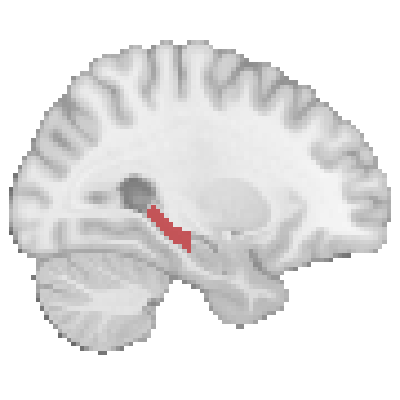
%> input picture NeurWEM_CN/prelim_fmri/figures/mst/icons/roi_HCpost.png, 400 x 400 px
$ octave --eval "make_roi_2x2;"   (GNU Octave 9; MATLAB toolbox functions it lacks are replaced by stand-ins)
%> lines starting %> are read from the running program, lines starting %| are printed output that depends on the picture
function make_roi_2x2()
% MAKE_ROI_2X2  One house-style vector PDF per ROI from the condition-level 2x2 GLM.
% GLM: MST condition x accuracy 2x2 (old+similar [EM] vs novel  x  correct vs incorrect),
%      condition-level first-level betas (NOT LS-S single-trial), N=7.
% Each figure: region name > anatomical icon > correct vs incorrect bars, per-subject
% dots + mean crossbar; bracket = correct > incorrect (one-tailed paired t).
% Source: m3_roi.mat (fields <roi>_em_c, <roi>_em_i per subject).
here=fileparts(mfilename('fullpath')); S=load(fullfile(here,'m3_roi.mat'));

% ROI: posterior hippocampus
roi_panel(S,here,'HC_post','Posterior hippocampus','roi_HCpost');

% ROI: angular gyrus
roi_panel(S,here,'Angular','Angular gyrus','roi_Angular');

% ROI: precuneus
roi_panel(S,here,'Precuneus','Precuneus','roi_Precuneus');

% ROI: visual cortex
roi_panel(S,here,'Visual','Visual cortex','roi_Visual');
end

function roi_panel(S,here,roi,roilab,icon)
%> called with roi = 'HC_post', roilab = 'Posterior hippocampus', icon = 'roi_HCpost'
N=numel(S.subs); INK=[0.149 0.149 0.184]; CORR=[0.768 0.306 0.321]; INC=[0.357 0.561 0.788]; GREY=[0.72 0.72 0.76];
ec=S.([roi '_em_c'])(:); ei=S.([roi '_em_i'])(:); dat={ec,ei}; x=[1 2]; col=[CORR;INC];
f=figure('Color','w','Units','inches','Position',[1 1 4.4 4.8]);
ip=fullfile(here,'icons',[icon '.png']);
if isfile(ip), ia=axes(f,'Position',[0.30 0.70 0.40 0.20]); imshow(imread(ip),'Parent',ia); axis(ia,'image','off'); end
ax=axes(f,'Position',[0.17 0.14 0.78 0.50]); hold(ax,'on'); set(ax,'FontName','Helvetica','FontSize',10.5);
for k=1:2
    v=dat{k}; rng(round(x(k)*7)); jit=(rand(N,1)-0.5)*0.22;
    scatter(ax,x(k)+jit,v,28,col(k,:),'filled','MarkerEdgeColor','none','MarkerFaceAlpha',0.85);
    plot(ax,[x(k)-0.28 x(k)+0.28],[mean(v) mean(v)],'-','Color',INK,'LineWidth',2.0);
end
yline(ax,0,':','Color',GREY,'LineWidth',0.8);
d=ec-ei; t=mean(d)/(std(d)/sqrt(N)); p=1-tcdf(t,N-1);
allv=[ec;ei]; dmin=min(allv); dmax=max(allv); yr=dmax-dmin; yy=dmax+0.11*yr;
plot(ax,[1 1 2 2],[yy-0.025*yr yy yy yy-0.025*yr],'-','Color',INK,'LineWidth',0.8);
if p<0.001, pt='p < .001'; else, pt=sprintf('p = %.3f',p); end
text(ax,1.5,yy+0.01*yr,pt,'HorizontalAlignment','center','VerticalAlignment','bottom','FontName','Helvetica','FontSize',9.5,'Color',INK);
tk=niceticks(dmin,dmax,5);
ax.XTick=x; ax.XTickLabel={'correct','incorrect'}; ax.YTick=tk;
xlim(ax,[0.4 2.6]); ylim(ax,[min(dmin,tk(1))-0.06*yr max(dmax+0.40*yr, tk(end)+0.01*yr)]);
title(ax,roilab,'FontName','Helvetica','FontWeight','normal','FontSize',13);
ylabel(ax,'parameter estimate (\beta)','FontName','Helvetica','FontSize',11);
box(ax,'off'); ax.TickLength=[0 0]; ax.XColor=INK; ax.YColor=INK; ax.LineWidth=0.8;
%> after `ax.LineWidth=0.8`:
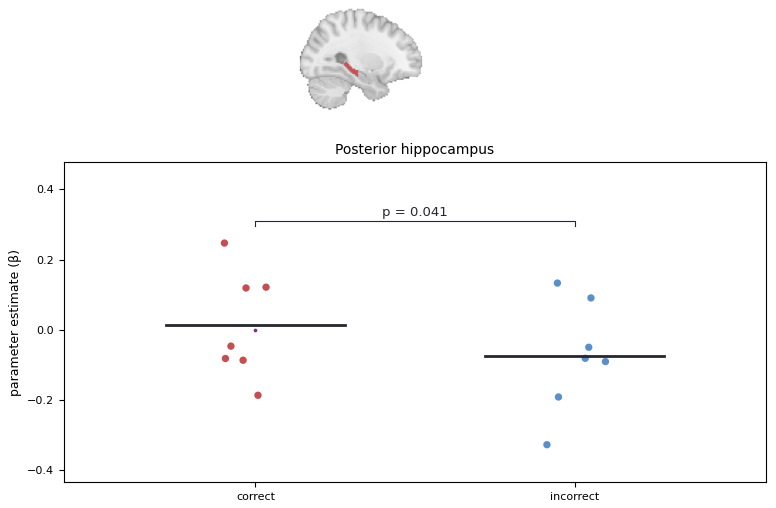
%> figure redrawn from the program's plot data, 2 panels
exportgraphics(f,fullfile(here,sprintf('fig_%s_2x2.pdf',lower(roi))),'ContentType','vector');
close(f);
end

function tk=niceticks(dmin,dmax,n)
raw=(dmax-dmin)/(n-1); mag=10^floor(log10(raw)); cand=[1 2 2.5 5 10]*mag;
step=cand(find(cand>=raw,1)); lo=floor(dmin/step)*step; tk=lo+step*(0:n-1);
if tk(end)<dmax, step=cand(find(cand>=(dmax-dmin)/(n-1)*1.5,1)); lo=floor(dmin/step)*step; tk=lo+step*(0:n-1); end
end
%> call 2 of roi_panel, with roi = 'Angular', roilab = 'Angular gyrus', icon = 'roi_Angular'
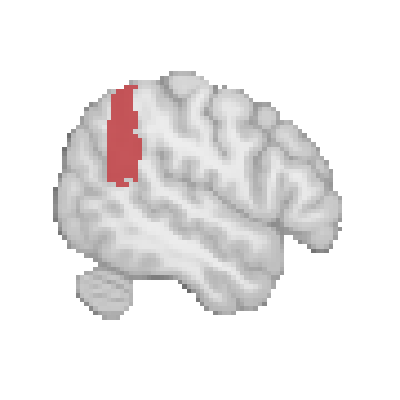
%> input picture NeurWEM_CN/prelim_fmri/figures/mst/icons/roi_Angular.png, 400 x 400 px
%> in roi_panel (call 2), `ax.LineWidth=0.8`:
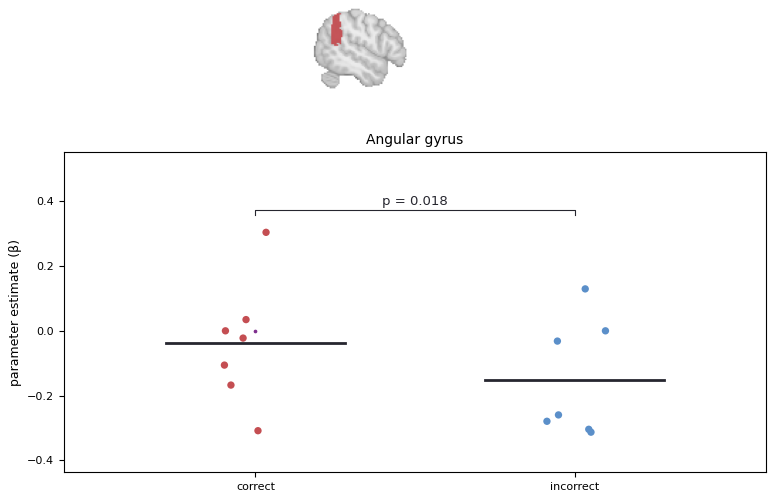
%> figure redrawn from the program's plot data, 2 panels
%> call 3 of roi_panel, with roi = 'Precuneus', roilab = 'Precuneus', icon = 'roi_Precuneus'
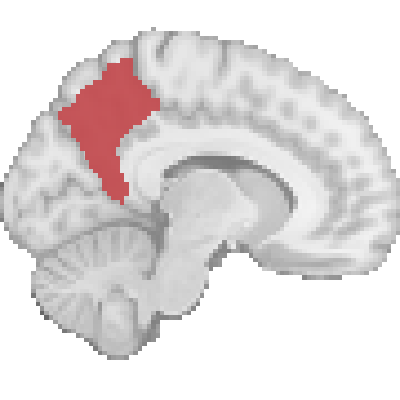
%> input picture NeurWEM_CN/prelim_fmri/figures/mst/icons/roi_Precuneus.png, 400 x 400 px
%> in roi_panel (call 3), `ax.LineWidth=0.8`:
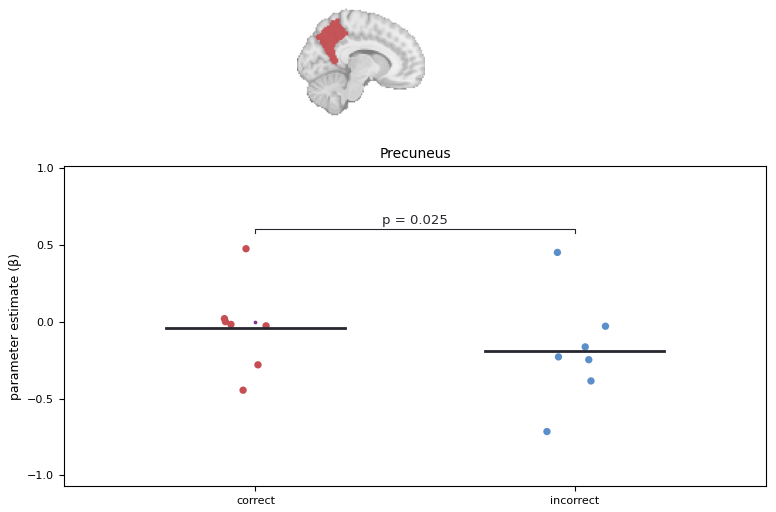
%> figure redrawn from the program's plot data, 2 panels
%> call 4 of roi_panel, with roi = 'Visual', roilab = 'Visual cortex', icon = 'roi_Visual'
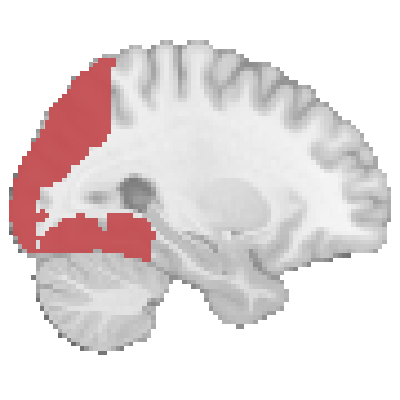
%> input picture NeurWEM_CN/prelim_fmri/figures/mst/icons/roi_Visual.png, 400 x 400 px
%> in roi_panel (call 4), `ax.LineWidth=0.8`:
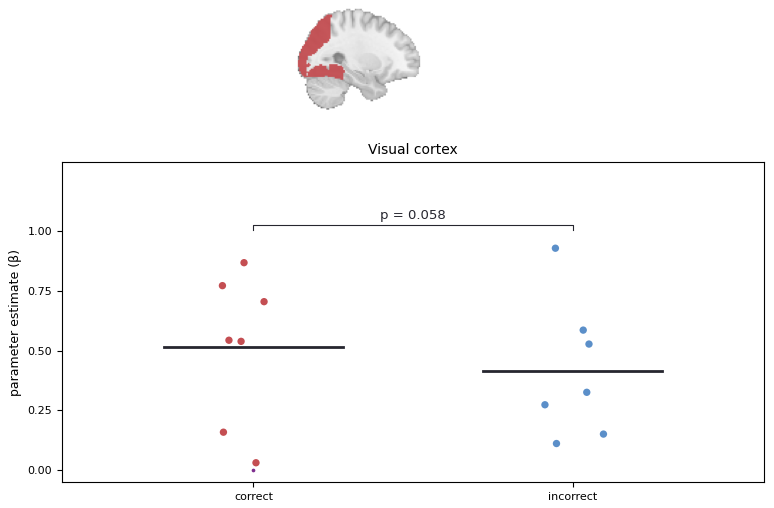
%> figure redrawn from the program's plot data, 2 panels
